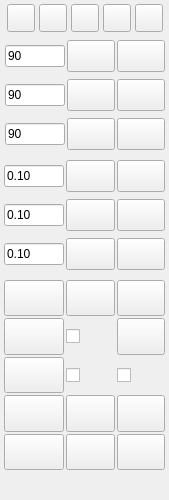
<?xml version="1.0" encoding="UTF-8"?>
<ui version="4.0">
 <class>DockWidget</class>
 <widget class="QDockWidget" name="DockWidget">
  <property name="geometry">
   <rect>
    <x>0</x>
    <y>0</y>
    <width>169</width>
    <height>500</height>
   </rect>
  </property>
  <property name="windowIcon">
   <iconset>
    <normaloff>kicad-StepUp-icon.png</normaloff>kicad-StepUp-icon.png</iconset>
  </property>
  <property name="layoutDirection">
   <enum>Qt::LeftToRight</enum>
  </property>
  <property name="features">
   <set>QDockWidget::DockWidgetFloatable|QDockWidget::DockWidgetMovable</set>
  </property>
  <property name="allowedAreas">
   <set>Qt::LeftDockWidgetArea|Qt::RightDockWidgetArea</set>
  </property>
  <property name="windowTitle">
   <string extracomment="kicad StepUp 3D tools">kicad StepUp tools</string>
  </property>
  <widget class="QWidget" name="dockWidgetContents">
   <widget class="QWidget" name="horizontalLayoutWidget">
    <property name="geometry">
     <rect>
      <x>5</x>
      <y>0</y>
      <width>160</width>
      <height>36</height>
     </rect>
    </property>
    <layout class="QHBoxLayout" name="horizontalLayout">
     <property name="spacing">
      <number>2</number>
     </property>
     <item>
      <widget class="QPushButton" name="dock_left">
       <property name="maximumSize">
        <size>
         <width>28</width>
         <height>28</height>
        </size>
       </property>
       <property name="toolTip">
        <string>dock left</string>
       </property>
       <property name="text">
        <string/>
       </property>
       <property name="icon">
        <iconset>
         <normaloff>icons-new/dock_left.png</normaloff>icons-new/dock_left.png</iconset>
       </property>
       <property name="iconSize">
        <size>
         <width>24</width>
         <height>24</height>
        </size>
       </property>
      </widget>
     </item>
     <item>
      <widget class="QPushButton" name="dock_float">
       <property name="maximumSize">
        <size>
         <width>28</width>
         <height>28</height>
        </size>
       </property>
       <property name="toolTip">
        <string>un-dock (floating)</string>
       </property>
       <property name="text">
        <string/>
       </property>
       <property name="icon">
        <iconset>
         <normaloff>icons-new/un_dock.png</normaloff>icons-new/un_dock.png</iconset>
       </property>
       <property name="iconSize">
        <size>
         <width>16</width>
         <height>16</height>
        </size>
       </property>
      </widget>
     </item>
     <item>
      <widget class="QPushButton" name="dock_minimize">
       <property name="maximumSize">
        <size>
         <width>28</width>
         <height>28</height>
        </size>
       </property>
       <property name="toolTip">
        <string>minimize</string>
       </property>
       <property name="text">
        <string/>
       </property>
       <property name="icon">
        <iconset>
         <normaloff>icons-new/minimize.png</normaloff>icons-new/minimize.png</iconset>
       </property>
       <property name="iconSize">
        <size>
         <width>24</width>
         <height>24</height>
        </size>
       </property>
      </widget>
     </item>
     <item>
      <widget class="QPushButton" name="dock_right">
       <property name="maximumSize">
        <size>
         <width>28</width>
         <height>28</height>
        </size>
       </property>
       <property name="toolTip">
        <string>dock right</string>
       </property>
       <property name="text">
        <string/>
       </property>
       <property name="icon">
        <iconset>
         <normaloff>icons-new/dock_right.png</normaloff>icons-new/dock_right.png</iconset>
       </property>
       <property name="iconSize">
        <size>
         <width>24</width>
         <height>24</height>
        </size>
       </property>
      </widget>
     </item>
     <item>
      <widget class="QPushButton" name="close">
       <property name="maximumSize">
        <size>
         <width>28</width>
         <height>28</height>
        </size>
       </property>
       <property name="toolTip">
        <string>close</string>
       </property>
       <property name="text">
        <string/>
       </property>
       <property name="icon">
        <iconset>
         <normaloff>icons-new/closeW.png</normaloff>icons-new/closeW.png</iconset>
       </property>
       <property name="iconSize">
        <size>
         <width>24</width>
         <height>24</height>
        </size>
       </property>
      </widget>
     </item>
    </layout>
   </widget>
   <widget class="QWidget" name="gridLayoutWidget_4">
    <property name="geometry">
     <rect>
      <x>4</x>
      <y>155</y>
      <width>161</width>
      <height>121</height>
     </rect>
    </property>
    <layout class="QGridLayout" name="gridLayout_6">
     <property name="spacing">
      <number>2</number>
     </property>
     <item row="0" column="0">
      <widget class="QLineEdit" name="textInputX">
       <property name="sizePolicy">
        <sizepolicy hsizetype="Minimum" vsizetype="Fixed">
         <horstretch>0</horstretch>
         <verstretch>0</verstretch>
        </sizepolicy>
       </property>
       <property name="maximumSize">
        <size>
         <width>60</width>
         <height>16777215</height>
        </size>
       </property>
       <property name="toolTip">
        <string>translate (+/- mm)</string>
       </property>
       <property name="text">
        <string>0.10</string>
       </property>
      </widget>
     </item>
     <item row="2" column="0">
      <widget class="QLineEdit" name="textInputZ">
       <property name="sizePolicy">
        <sizepolicy hsizetype="Minimum" vsizetype="Fixed">
         <horstretch>0</horstretch>
         <verstretch>0</verstretch>
        </sizepolicy>
       </property>
       <property name="maximumSize">
        <size>
         <width>60</width>
         <height>16777215</height>
        </size>
       </property>
       <property name="toolTip">
        <string>translate (+/- mm)</string>
       </property>
       <property name="text">
        <string>0.10</string>
       </property>
      </widget>
     </item>
     <item row="1" column="0">
      <widget class="QLineEdit" name="textInputY">
       <property name="sizePolicy">
        <sizepolicy hsizetype="Minimum" vsizetype="Fixed">
         <horstretch>0</horstretch>
         <verstretch>0</verstretch>
        </sizepolicy>
       </property>
       <property name="maximumSize">
        <size>
         <width>60</width>
         <height>16777215</height>
        </size>
       </property>
       <property name="toolTip">
        <string>translate (+/- mm)</string>
       </property>
       <property name="text">
        <string>0.10</string>
       </property>
      </widget>
     </item>
     <item row="0" column="1">
      <widget class="QPushButton" name="TranslateX">
       <property name="minimumSize">
        <size>
         <width>32</width>
         <height>32</height>
        </size>
       </property>
       <property name="maximumSize">
        <size>
         <width>64</width>
         <height>64</height>
        </size>
       </property>
       <property name="toolTip">
        <string>translate X (mm)</string>
       </property>
       <property name="text">
        <string/>
       </property>
       <property name="icon">
        <iconset>
         <normaloff>icons-new/shiftX.png</normaloff>icons-new/shiftX.png</iconset>
       </property>
      </widget>
     </item>
     <item row="1" column="1">
      <widget class="QPushButton" name="TranslateY">
       <property name="minimumSize">
        <size>
         <width>32</width>
         <height>32</height>
        </size>
       </property>
       <property name="maximumSize">
        <size>
         <width>64</width>
         <height>64</height>
        </size>
       </property>
       <property name="toolTip">
        <string>translate Y (mm)</string>
       </property>
       <property name="text">
        <string/>
       </property>
       <property name="icon">
        <iconset>
         <normaloff>icons-new/shiftY.png</normaloff>icons-new/shiftY.png</iconset>
       </property>
      </widget>
     </item>
     <item row="2" column="1">
      <widget class="QPushButton" name="TranslateZ">
       <property name="minimumSize">
        <size>
         <width>32</width>
         <height>32</height>
        </size>
       </property>
       <property name="maximumSize">
        <size>
         <width>64</width>
         <height>64</height>
        </size>
       </property>
       <property name="toolTip">
        <string>translate Z (mm)</string>
       </property>
       <property name="text">
        <string/>
       </property>
       <property name="icon">
        <iconset>
         <normaloff>icons-new/shiftZ.png</normaloff>icons-new/shiftZ.png</iconset>
       </property>
      </widget>
     </item>
     <item row="0" column="3">
      <widget class="QPushButton" name="PutOnX">
       <property name="minimumSize">
        <size>
         <width>32</width>
         <height>32</height>
        </size>
       </property>
       <property name="maximumSize">
        <size>
         <width>64</width>
         <height>64</height>
        </size>
       </property>
       <property name="toolTip">
        <string>put on X</string>
       </property>
       <property name="text">
        <string/>
       </property>
       <property name="icon">
        <iconset>
         <normaloff>icons-new/putX.png</normaloff>icons-new/putX.png</iconset>
       </property>
      </widget>
     </item>
     <item row="1" column="3">
      <widget class="QPushButton" name="PutOnY">
       <property name="minimumSize">
        <size>
         <width>32</width>
         <height>32</height>
        </size>
       </property>
       <property name="maximumSize">
        <size>
         <width>64</width>
         <height>64</height>
        </size>
       </property>
       <property name="toolTip">
        <string>put on Y</string>
       </property>
       <property name="text">
        <string/>
       </property>
       <property name="icon">
        <iconset>
         <normaloff>icons-new/putY.png</normaloff>icons-new/putY.png</iconset>
       </property>
      </widget>
     </item>
     <item row="2" column="3">
      <widget class="QPushButton" name="PutOnZ">
       <property name="minimumSize">
        <size>
         <width>32</width>
         <height>32</height>
        </size>
       </property>
       <property name="maximumSize">
        <size>
         <width>64</width>
         <height>64</height>
        </size>
       </property>
       <property name="toolTip">
        <string>put on Z</string>
       </property>
       <property name="text">
        <string/>
       </property>
       <property name="icon">
        <iconset>
         <normaloff>icons-new/putZ.png</normaloff>icons-new/putZ.png</iconset>
       </property>
      </widget>
     </item>
    </layout>
   </widget>
   <widget class="QWidget" name="gridLayoutWidget_5">
    <property name="geometry">
     <rect>
      <x>5</x>
      <y>35</y>
      <width>160</width>
      <height>121</height>
     </rect>
    </property>
    <layout class="QGridLayout" name="gridLayout_7">
     <property name="spacing">
      <number>2</number>
     </property>
     <item row="0" column="0">
      <widget class="QLineEdit" name="textInputRX">
       <property name="sizePolicy">
        <sizepolicy hsizetype="Fixed" vsizetype="Fixed">
         <horstretch>0</horstretch>
         <verstretch>0</verstretch>
        </sizepolicy>
       </property>
       <property name="maximumSize">
        <size>
         <width>60</width>
         <height>16777215</height>
        </size>
       </property>
       <property name="toolTip">
        <string>rotation angle (+/- deg)</string>
       </property>
       <property name="text">
        <string>90</string>
       </property>
      </widget>
     </item>
     <item row="1" column="0">
      <widget class="QLineEdit" name="textInputRY">
       <property name="sizePolicy">
        <sizepolicy hsizetype="Minimum" vsizetype="Fixed">
         <horstretch>0</horstretch>
         <verstretch>0</verstretch>
        </sizepolicy>
       </property>
       <property name="maximumSize">
        <size>
         <width>60</width>
         <height>16777215</height>
        </size>
       </property>
       <property name="toolTip">
        <string>rotation angle (+/- deg)</string>
       </property>
       <property name="text">
        <string>90</string>
       </property>
      </widget>
     </item>
     <item row="2" column="0">
      <widget class="QLineEdit" name="textInputRZ">
       <property name="maximumSize">
        <size>
         <width>60</width>
         <height>16777215</height>
        </size>
       </property>
       <property name="toolTip">
        <string>rotation angle (+/- deg)</string>
       </property>
       <property name="text">
        <string>90</string>
       </property>
      </widget>
     </item>
     <item row="0" column="1">
      <widget class="QPushButton" name="RotateX">
       <property name="minimumSize">
        <size>
         <width>32</width>
         <height>32</height>
        </size>
       </property>
       <property name="maximumSize">
        <size>
         <width>64</width>
         <height>64</height>
        </size>
       </property>
       <property name="toolTip">
        <string>rotate X (deg)</string>
       </property>
       <property name="text">
        <string/>
       </property>
       <property name="icon">
        <iconset>
         <normaloff>icons-new/rotateX.png</normaloff>icons-new/rotateX.png</iconset>
       </property>
      </widget>
     </item>
     <item row="1" column="1">
      <widget class="QPushButton" name="RotateY">
       <property name="minimumSize">
        <size>
         <width>32</width>
         <height>32</height>
        </size>
       </property>
       <property name="maximumSize">
        <size>
         <width>64</width>
         <height>64</height>
        </size>
       </property>
       <property name="toolTip">
        <string>rotate Y (deg)</string>
       </property>
       <property name="text">
        <string/>
       </property>
       <property name="icon">
        <iconset>
         <normaloff>icons-new/rotateY.png</normaloff>icons-new/rotateY.png</iconset>
       </property>
      </widget>
     </item>
     <item row="2" column="1">
      <widget class="QPushButton" name="RotateZ">
       <property name="minimumSize">
        <size>
         <width>32</width>
         <height>32</height>
        </size>
       </property>
       <property name="maximumSize">
        <size>
         <width>64</width>
         <height>64</height>
        </size>
       </property>
       <property name="toolTip">
        <string>rotate Z (deg)</string>
       </property>
       <property name="text">
        <string/>
       </property>
       <property name="icon">
        <iconset>
         <normaloff>icons-new/rotateZ.png</normaloff>icons-new/rotateZ.png</iconset>
       </property>
      </widget>
     </item>
     <item row="0" column="2">
      <widget class="QPushButton" name="CenterX">
       <property name="minimumSize">
        <size>
         <width>32</width>
         <height>32</height>
        </size>
       </property>
       <property name="maximumSize">
        <size>
         <width>64</width>
         <height>64</height>
        </size>
       </property>
       <property name="toolTip">
        <string>center X</string>
       </property>
       <property name="text">
        <string/>
       </property>
       <property name="icon">
        <iconset>
         <normaloff>icons-new/centerX.png</normaloff>icons-new/centerX.png</iconset>
       </property>
      </widget>
     </item>
     <item row="1" column="2">
      <widget class="QPushButton" name="CenterY">
       <property name="minimumSize">
        <size>
         <width>32</width>
         <height>32</height>
        </size>
       </property>
       <property name="maximumSize">
        <size>
         <width>64</width>
         <height>64</height>
        </size>
       </property>
       <property name="toolTip">
        <string>center Y</string>
       </property>
       <property name="text">
        <string/>
       </property>
       <property name="icon">
        <iconset>
         <normaloff>icons-new/centerY.png</normaloff>icons-new/centerY.png</iconset>
       </property>
      </widget>
     </item>
     <item row="2" column="2">
      <widget class="QPushButton" name="CenterZ">
       <property name="minimumSize">
        <size>
         <width>32</width>
         <height>32</height>
        </size>
       </property>
       <property name="maximumSize">
        <size>
         <width>64</width>
         <height>64</height>
        </size>
       </property>
       <property name="toolTip">
        <string>center Z</string>
       </property>
       <property name="text">
        <string/>
       </property>
       <property name="icon">
        <iconset>
         <normaloff>icons-new/centerZ.png</normaloff>icons-new/centerZ.png</iconset>
       </property>
      </widget>
     </item>
    </layout>
   </widget>
   <widget class="QWidget" name="gridLayoutWidget_6">
    <property name="geometry">
     <rect>
      <x>4</x>
      <y>280</y>
      <width>161</width>
      <height>190</height>
     </rect>
    </property>
    <layout class="QGridLayout" name="gridLayout_8">
     <property name="spacing">
      <number>2</number>
     </property>
     <item row="4" column="1">
      <widget class="QPushButton" name="HelpPB">
       <property name="minimumSize">
        <size>
         <width>27</width>
         <height>36</height>
        </size>
       </property>
       <property name="maximumSize">
        <size>
         <width>64</width>
         <height>64</height>
        </size>
       </property>
       <property name="toolTip">
        <string>Help &amp; starting Guide</string>
       </property>
       <property name="text">
        <string/>
       </property>
       <property name="icon">
        <iconset>
         <normaloff>icons-new/help.png</normaloff>icons-new/help.png</iconset>
       </property>
      </widget>
     </item>
     <item row="4" column="0">
      <widget class="QPushButton" name="ConfigPB">
       <property name="minimumSize">
        <size>
         <width>60</width>
         <height>36</height>
        </size>
       </property>
       <property name="maximumSize">
        <size>
         <width>64</width>
         <height>64</height>
        </size>
       </property>
       <property name="toolTip">
        <string>view Config File content</string>
       </property>
       <property name="text">
        <string/>
       </property>
       <property name="icon">
        <iconset>
         <normaloff>icons-new/edit.png</normaloff>icons-new/edit.png</iconset>
       </property>
      </widget>
     </item>
     <item row="3" column="3">
      <widget class="QPushButton" name="pushPCB">
       <property name="minimumSize">
        <size>
         <width>47</width>
         <height>36</height>
        </size>
       </property>
       <property name="maximumSize">
        <size>
         <width>64</width>
         <height>64</height>
        </size>
       </property>
       <property name="toolTip">
        <string>push PCB Edge to KiCad</string>
       </property>
       <property name="text">
        <string/>
       </property>
       <property name="icon">
        <iconset>
         <normaloff>icons-new/Sketcher_Rectangle.png</normaloff>icons-new/Sketcher_Rectangle.png</iconset>
       </property>
      </widget>
     </item>
     <item row="1" column="3">
      <widget class="QPushButton" name="makeCompound">
       <property name="minimumSize">
        <size>
         <width>47</width>
         <height>36</height>
        </size>
       </property>
       <property name="maximumSize">
        <size>
         <width>64</width>
         <height>64</height>
        </size>
       </property>
       <property name="toolTip">
        <string>make Compound of Parts</string>
       </property>
       <property name="text">
        <string/>
       </property>
       <property name="icon">
        <iconset>
         <normaloff>icons-new/compound.png</normaloff>icons-new/compound.png</iconset>
       </property>
      </widget>
     </item>
     <item row="2" column="0">
      <widget class="QPushButton" name="LoadBoard">
       <property name="minimumSize">
        <size>
         <width>60</width>
         <height>36</height>
        </size>
       </property>
       <property name="maximumSize">
        <size>
         <width>64</width>
         <height>64</height>
        </size>
       </property>
       <property name="toolTip">
        <string>Load kicad
Board .kicad_pcb</string>
       </property>
       <property name="text">
        <string/>
       </property>
       <property name="icon">
        <iconset>
         <normaloff>icons-new/importBoard.png</normaloff>icons-new/importBoard.png</iconset>
       </property>
      </widget>
     </item>
     <item row="1" column="0">
      <widget class="QPushButton" name="ScaleVRML">
       <property name="minimumSize">
        <size>
         <width>60</width>
         <height>36</height>
        </size>
       </property>
       <property name="maximumSize">
        <size>
         <width>64</width>
         <height>64</height>
        </size>
       </property>
       <property name="toolTip">
        <string>export to kicad:
STEP &amp; scaled VRML 1/2.54</string>
       </property>
       <property name="text">
        <string/>
       </property>
       <property name="icon">
        <iconset>
         <normaloff>icons-new/export3DModel.png</normaloff>icons-new/export3DModel.png</iconset>
       </property>
      </widget>
     </item>
     <item row="2" column="1">
      <widget class="QCheckBox" name="cb_virtual">
       <property name="minimumSize">
        <size>
         <width>47</width>
         <height>32</height>
        </size>
       </property>
       <property name="maximumSize">
        <size>
         <width>64</width>
         <height>128</height>
        </size>
       </property>
       <property name="toolTip">
        <string>enalble loading
virtual &amp; mechanical
models</string>
       </property>
       <property name="text">
        <string/>
       </property>
       <property name="icon">
        <iconset>
         <normaloff>icons-new/virtual.png</normaloff>icons-new/virtual.png</iconset>
       </property>
      </widget>
     </item>
     <item row="1" column="1">
      <widget class="QCheckBox" name="cb_materials">
       <property name="minimumSize">
        <size>
         <width>47</width>
         <height>32</height>
        </size>
       </property>
       <property name="maximumSize">
        <size>
         <width>64</width>
         <height>128</height>
        </size>
       </property>
       <property name="toolTip">
        <string>use wrl
material</string>
       </property>
       <property name="text">
        <string/>
       </property>
       <property name="icon">
        <iconset>
         <normaloff>icons-new/materials.png</normaloff>icons-new/materials.png</iconset>
       </property>
      </widget>
     </item>
     <item row="0" column="0">
      <widget class="QPushButton" name="LoadFootprint">
       <property name="minimumSize">
        <size>
         <width>60</width>
         <height>36</height>
        </size>
       </property>
       <property name="maximumSize">
        <size>
         <width>64</width>
         <height>64</height>
        </size>
       </property>
       <property name="toolTip">
        <string>load kicad footprint
'kicad_mod'</string>
       </property>
       <property name="text">
        <string/>
       </property>
       <property name="icon">
        <iconset>
         <normaloff>icons-new/importFP.png</normaloff>icons-new/importFP.png</iconset>
       </property>
      </widget>
     </item>
     <item row="2" column="3">
      <widget class="QCheckBox" name="cb_expStep">
       <property name="minimumSize">
        <size>
         <width>47</width>
         <height>20</height>
        </size>
       </property>
       <property name="maximumSize">
        <size>
         <width>128</width>
         <height>64</height>
        </size>
       </property>
       <property name="toolTip">
        <string>export STEP Board
and Parts after loading</string>
       </property>
       <property name="text">
        <string/>
       </property>
       <property name="icon">
        <iconset>
         <normaloff>icons-new/exportPart.png</normaloff>icons-new/exportPart.png</iconset>
       </property>
      </widget>
     </item>
     <item row="0" column="3">
      <widget class="QPushButton" name="makeUnion">
       <property name="minimumSize">
        <size>
         <width>27</width>
         <height>36</height>
        </size>
       </property>
       <property name="maximumSize">
        <size>
         <width>64</width>
         <height>64</height>
        </size>
       </property>
       <property name="toolTip">
        <string>make Union of Parts</string>
       </property>
       <property name="text">
        <string/>
       </property>
       <property name="icon">
        <iconset>
         <normaloff>icons-new/fusion.png</normaloff>icons-new/fusion.png</iconset>
       </property>
      </widget>
     </item>
     <item row="0" column="1">
      <widget class="QPushButton" name="import3D">
       <property name="minimumSize">
        <size>
         <width>27</width>
         <height>36</height>
        </size>
       </property>
       <property name="maximumSize">
        <size>
         <width>64</width>
         <height>64</height>
        </size>
       </property>
       <property name="toolTip">
        <string>import STEP
3D model</string>
       </property>
       <property name="text">
        <string/>
       </property>
       <property name="icon">
        <iconset>
         <normaloff>icons-new/add_block.png</normaloff>icons-new/add_block.png</iconset>
       </property>
      </widget>
     </item>
     <item row="3" column="1">
      <widget class="QPushButton" name="checkCollisions">
       <property name="minimumSize">
        <size>
         <width>27</width>
         <height>36</height>
        </size>
       </property>
       <property name="maximumSize">
        <size>
         <width>64</width>
         <height>64</height>
        </size>
       </property>
       <property name="toolTip">
        <string>check Collisions
tolerance 1e-06</string>
       </property>
       <property name="text">
        <string/>
       </property>
       <property name="icon">
        <iconset>
         <normaloff>icons-new/collisions.png</normaloff>icons-new/collisions.png</iconset>
       </property>
      </widget>
     </item>
     <item row="3" column="0">
      <widget class="QPushButton" name="export3DStep">
       <property name="minimumSize">
        <size>
         <width>60</width>
         <height>36</height>
        </size>
       </property>
       <property name="maximumSize">
        <size>
         <width>64</width>
         <height>64</height>
        </size>
       </property>
       <property name="toolTip">
        <string>export selected objects to STEP</string>
       </property>
       <property name="text">
        <string/>
       </property>
       <property name="icon">
        <iconset>
         <normaloff>icons-new/export3DStep.png</normaloff>icons-new/export3DStep.png</iconset>
       </property>
      </widget>
     </item>
     <item row="4" column="3">
      <widget class="QPushButton" name="CreateAxis">
       <property name="minimumSize">
        <size>
         <width>27</width>
         <height>36</height>
        </size>
       </property>
       <property name="maximumSize">
        <size>
         <width>64</width>
         <height>64</height>
        </size>
       </property>
       <property name="toolTip">
        <string>create reference Axis</string>
       </property>
       <property name="text">
        <string/>
       </property>
       <property name="icon">
        <iconset>
         <normaloff>icons-new/axis.png</normaloff>icons-new/axis.png</iconset>
       </property>
      </widget>
     </item>
    </layout>
   </widget>
   <widget class="QLabel" name="config_ini_Lbl">
    <property name="geometry">
     <rect>
      <x>176</x>
      <y>12</y>
      <width>305</width>
      <height>16</height>
     </rect>
    </property>
    <property name="text">
     <string>&lt;b&gt;TextLabel&lt;/b&gt;</string>
    </property>
   </widget>
   <widget class="QTextBrowser" name="textEdit">
    <property name="geometry">
     <rect>
      <x>176</x>
      <y>36</y>
      <width>305</width>
      <height>453</height>
     </rect>
    </property>
    <property name="openExternalLinks">
     <bool>true</bool>
    </property>
   </widget>
  </widget>
 </widget>
 <tabstops>
  <tabstop>dock_left</tabstop>
  <tabstop>dock_float</tabstop>
  <tabstop>dock_minimize</tabstop>
  <tabstop>dock_right</tabstop>
  <tabstop>close</tabstop>
  <tabstop>textInputRX</tabstop>
  <tabstop>RotateX</tabstop>
  <tabstop>CenterX</tabstop>
  <tabstop>textInputRY</tabstop>
  <tabstop>RotateY</tabstop>
  <tabstop>CenterY</tabstop>
  <tabstop>textInputRZ</tabstop>
  <tabstop>RotateZ</tabstop>
  <tabstop>CenterZ</tabstop>
  <tabstop>textInputX</tabstop>
  <tabstop>TranslateX</tabstop>
  <tabstop>PutOnX</tabstop>
  <tabstop>textInputY</tabstop>
  <tabstop>TranslateY</tabstop>
  <tabstop>PutOnY</tabstop>
  <tabstop>textInputZ</tabstop>
  <tabstop>TranslateZ</tabstop>
  <tabstop>PutOnZ</tabstop>
  <tabstop>LoadFootprint</tabstop>
  <tabstop>import3D</tabstop>
  <tabstop>makeUnion</tabstop>
  <tabstop>ScaleVRML</tabstop>
  <tabstop>cb_materials</tabstop>
  <tabstop>makeCompound</tabstop>
  <tabstop>LoadBoard</tabstop>
  <tabstop>cb_virtual</tabstop>
  <tabstop>cb_expStep</tabstop>
  <tabstop>export3DStep</tabstop>
  <tabstop>checkCollisions</tabstop>
  <tabstop>CreateAxis</tabstop>
  <tabstop>ConfigPB</tabstop>
  <tabstop>HelpPB</tabstop>
  <tabstop>textEdit</tabstop>
 </tabstops>
 <resources/>
 <connections/>
</ui>
